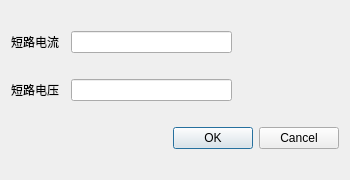
<?xml version="1.0" encoding="UTF-8"?>
<ui version="4.0">
 <class>ValueCalc_1212</class>
 <widget class="QDialog" name="ValueCalc_1212">
  <property name="geometry">
   <rect>
    <x>0</x>
    <y>0</y>
    <width>350</width>
    <height>180</height>
   </rect>
  </property>
  <property name="windowTitle">
   <string>Dialog</string>
  </property>
  <layout class="QVBoxLayout" name="verticalLayout">
   <item>
    <layout class="QHBoxLayout" name="horizontalLayout" stretch="1,3,2">
     <item>
      <widget class="QLabel" name="label">
       <property name="text">
        <string>短路电流</string>
       </property>
      </widget>
     </item>
     <item>
      <widget class="QLineEdit" name="lineEdit_dianliu"/>
     </item>
     <item>
      <spacer name="horizontalSpacer">
       <property name="orientation">
        <enum>Qt::Horizontal</enum>
       </property>
       <property name="sizeHint" stdset="0">
        <size>
         <width>40</width>
         <height>20</height>
        </size>
       </property>
      </spacer>
     </item>
    </layout>
   </item>
   <item>
    <layout class="QHBoxLayout" name="horizontalLayout_2" stretch="1,3,2">
     <item>
      <widget class="QLabel" name="label_2">
       <property name="text">
        <string>短路电压</string>
       </property>
      </widget>
     </item>
     <item>
      <widget class="QLineEdit" name="lineEdit_dianya"/>
     </item>
     <item>
      <spacer name="horizontalSpacer_2">
       <property name="orientation">
        <enum>Qt::Horizontal</enum>
       </property>
       <property name="sizeHint" stdset="0">
        <size>
         <width>40</width>
         <height>20</height>
        </size>
       </property>
      </spacer>
     </item>
    </layout>
   </item>
   <item>
    <widget class="QDialogButtonBox" name="buttonBox">
     <property name="orientation">
      <enum>Qt::Horizontal</enum>
     </property>
     <property name="standardButtons">
      <set>QDialogButtonBox::Cancel|QDialogButtonBox::Ok</set>
     </property>
    </widget>
   </item>
  </layout>
 </widget>
 <resources/>
 <connections>
  <connection>
   <sender>buttonBox</sender>
   <signal>accepted()</signal>
   <receiver>ValueCalc_1212</receiver>
   <slot>accept()</slot>
   <hints>
    <hint type="sourcelabel">
     <x>248</x>
     <y>254</y>
    </hint>
    <hint type="destinationlabel">
     <x>157</x>
     <y>274</y>
    </hint>
   </hints>
  </connection>
  <connection>
   <sender>buttonBox</sender>
   <signal>rejected()</signal>
   <receiver>ValueCalc_1212</receiver>
   <slot>reject()</slot>
   <hints>
    <hint type="sourcelabel">
     <x>316</x>
     <y>260</y>
    </hint>
    <hint type="destinationlabel">
     <x>286</x>
     <y>274</y>
    </hint>
   </hints>
  </connection>
 </connections>
</ui>
